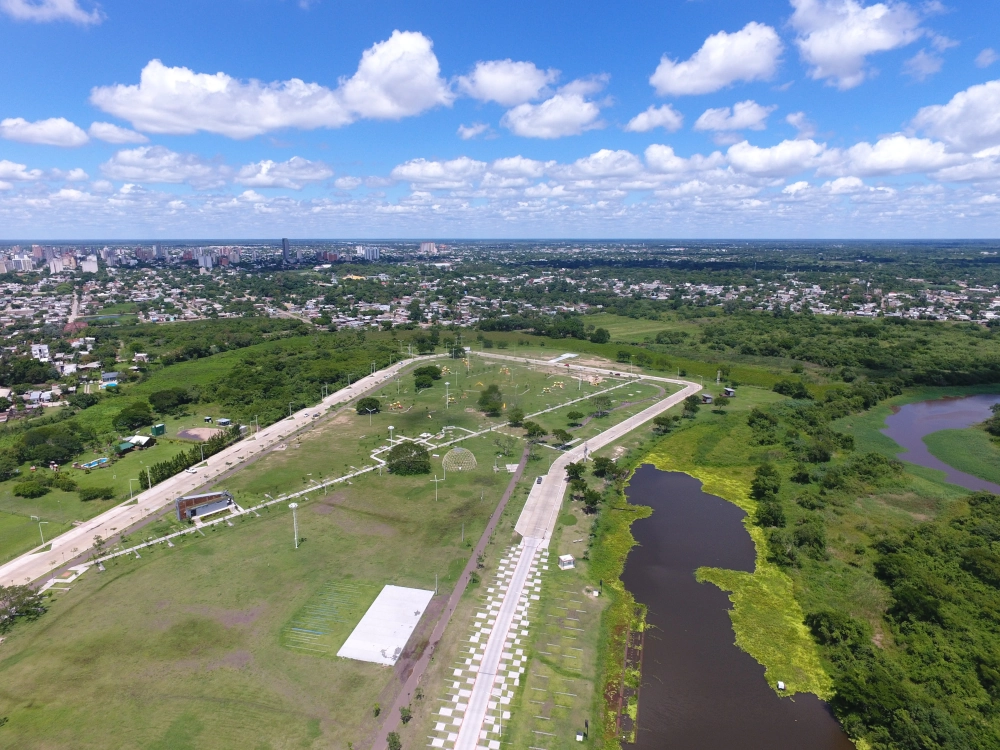
#> input picture HackLab/sql-injection/desafio-44-mis-viajes-v2/assets/paisaje.png, 1000 x 750 px
$ python -i solve.py   (imports and definitions only)
#> lines starting #> are read from the running program, lines starting #| are printed output that depends on the picture
#!/usr/bin/env python3
"""solve.py — Mis Viajes V2 (HackLab 2025) — SQL Injection vía OCR.

Camino completo confirmado:
  1) La app corre OCR sobre la imagen subida y CONCATENA el texto leído en un
     `INSERT INTO imagenes (...)` sin parametrizar  -> SQLi.
  2) El resultado de una subconsulta inyectada queda en `summary_ocr`, que se
     puede leer con `GET /images/<mi-uuid>`  -> oráculo de exfiltración.
  3) El payload se PINTA como texto sobre una foto de paisaje real (para pasar el
     clasificador "¿es un viaje?") y se envuelve entre dígitos `9'||(...)||'9`
     para que el OCR reproduzca bien las comillas y el `||`.
  4) CLAVE: la tabla real se llama `imagenes` (español), NO `images`. Por eso
     todo `FROM images` daba 500 (tabla inexistente), no por el OCR.
  5) Con `SELECT group_concat(id||char(58)||user_id) FROM imagenes` se obtiene el
     mapa id->user_id: id=1 pertenece a la víctima. `GET /images/<uuid-victima>`
     da los filenames; se bajan de `/uploads/<filename>`.
  6) El código ganador está CAMUFLADO (texto gris tenue sobre zona oscura) en la
     imagen id=4 (PNG), esquina inferior derecha: se lee con autocontraste.

Requiere: pillow, piexif, requests.  Actualizar BASE en cada spawn.
La imagen base de paisaje que pasa el clasificador está en assets/paisaje.png.
"""
import base64
import os
import re
import sys

import piexif
import requests
from PIL import Image, ImageDraw, ImageFont, ImageOps

BASE = "https://chl-5164f230-2a03-41d3-b9a5-9d2931b34c94-mis-viajes-v2.softwareseguro.com.ar"
PAISAJE = "assets/paisaje.png" if os.path.exists("assets/paisaje.png") else "paisaje.png"
Q = "'"


# [49 lines left out: functions _font, build_payload_image, sqli, not called in this run]


def read_code_from_image(path):
    """Lee el código camuflado (texto gris tenue) de la esquina inf-derecha."""
#> called with path = 'assets/paisaje.png'
    im = Image.open(path).convert("RGB")
#> im is the input picture: PIL image 1000x750 RGB; mean R, G, B 121.3, 136.3, 136.8
    W, H = im.size
#> W = 1000; H = 750
    crop = im.crop((int(W * 0.60), int(H * 0.80), W, int(H * 0.87)))
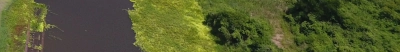
#> crop: PIL image 400x52 RGB; mean R, G, B 84.6, 90.7, 46.8
    crop = crop.resize((crop.width * 3, crop.height * 3), Image.LANCZOS)
#> crop: PIL image 1200x156 RGB
    ImageOps.autocontrast(crop.convert("L"), cutoff=0).save("code_zoom.png")
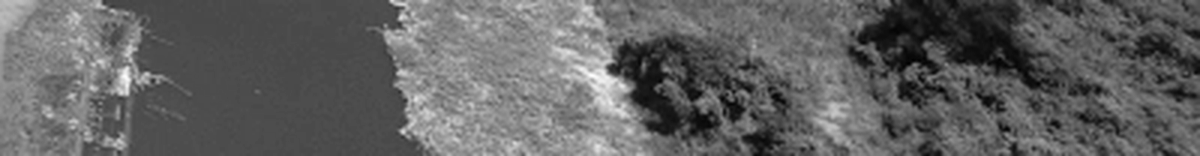
#> saved as code_zoom.png: PIL image 1200x156 L; min 0, max 255, mean 98.2
    return "code_zoom.png"  # revisar visualmente


# [40 lines left out: function main, not called in this run]


# [2 lines not run here, left out]

>>> result = read_code_from_image('assets/paisaje.png')
